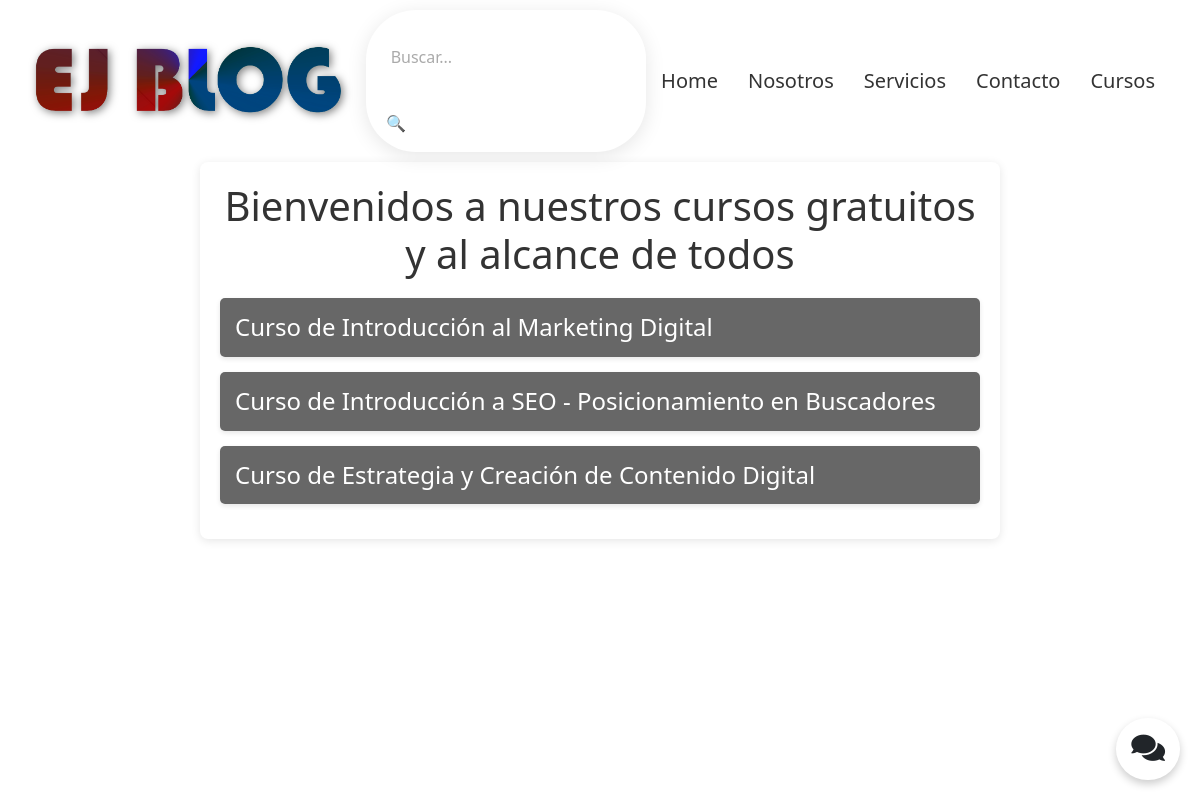
The app's page /lista_cursos/ (signed in) with its own data.
### mi_app/models.py (models this page shows, shortened)
class Curso(models.Model):
    nombre = models.CharField(max_length=200)

### mi_app/views.py (the view)
# urls.py: path('lista_cursos/', lista_cursos, name='lista_cursos'),
@csrf_protect
@login_required
def lista_cursos(request):
    cursos = Curso.objects.all()
    return render(request, 'cursos/lista_cursos.html', {'cursos': cursos})

### mi_app/templates/cursos/lista_cursos.html (shortened to what this page needs)
{% extends 'index.html' %}
{% load static %}
{% block content %}
<head>
</head>
<body>
    <div class="container-lista-cursos">
        <h1 class="h-lista-cursos">Bienvenidos a nuestros cursos gratuitos y al alcance de todos</h1>
        <div class="curso-list">
            {% for curso in cursos %}
                <div class="curso-item">
                    <h2 class="subtitle-lista-cursos" onclick="toggleCapitulos({{ curso.id }})">{{ curso.nombre }}</h2>
                </div>
            {% endfor %}
        </div>
    </div>
</body>
{% endblock %}

### mi_app/static/css/estilos.css (style rules this page uses)
.fondo { background-color: #ffffff; background-size: cover; }

### mi_app/static/css/terms_and_conditions.css (style rules this page uses)
h2 { font-size: 1.5em; margin-bottom: 10px; color: #333; font-weight: 500; }

### mi_app/static/css/search_results.css (style rules this page uses)
h2 { font-size: 24px; margin-bottom: 20px; color: #333; }

### mi_app/static/css/lista_cursos.css (style rules this page uses)
.container-lista-cursos { max-width: 800px; margin: 0 auto; padding: 20px; background-color: white; border-radius: 8px; box-shadow: 0 2px 10px rgba(0, 0, 0, 0.1); }
.h-lista-cursos { text-align: center; color: #333; margin-bottom: 20px; }
.curso-list { margin: 0; padding: 0; }
.curso-item { margin-bottom: 15px; }
.subtitle-lista-cursos { cursor: pointer; background-color: #333333bd; color: white; padding: 15px; border-radius: 5px; margin: 10px 0; transition: background-color 0.3s ease, transform 0.3s ease; box-shadow: 0 2px 5px rgba(0, 0, 0, 0.1); }

### records on screen
Curso: nombre "Curso de Introducción al Marketing Digital"
Curso: nombre "Curso de Introducción a SEO - Posicionamiento en Buscadores"
Curso: nombre "Curso de Estrategia y Creación de Contenido Digital"
